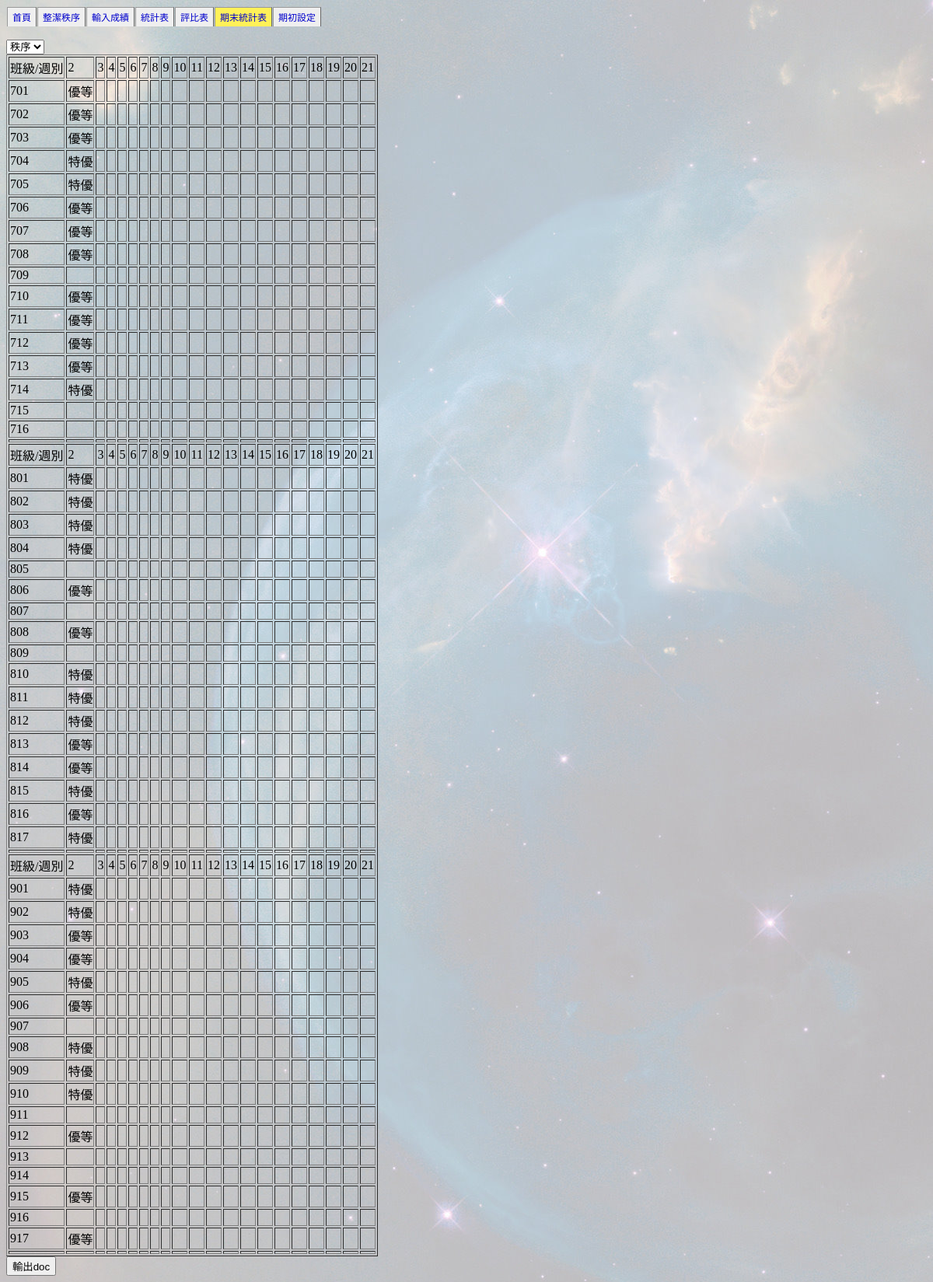
Page /cleord/allstat.php?selcleord=2 on the committed database.
### tables this page shows
CREATE TABLE `cleord` (
  `prikey` int(11) NOT NULL AUTO_INCREMENT,
  `kind` tinyint(4) NOT NULL,
  `class` smallint(6) NOT NULL,
  `week` tinyint(4) NOT NULL,
  `Mon` tinyint(4) NOT NULL,
  `Tue` tinyint(4) NOT NULL,
  `Wed` tinyint(4) NOT NULL,
  `Thu` tinyint(4) NOT NULL,
  `Fri` tinyint(4) NOT NULL,
  `Sat` tinyint(4) NOT NULL,
  `Sun` tinyint(4) NOT NULL,
  `tscore` smallint(6) NOT NULL,
  `rank` varchar(6) NOT NULL,
  `memo` varchar(4) NOT NULL,
  PRIMARY KEY (`prikey`)
);

### cleord/allstat.php (the view, shortened to what this page needs)
<?php
include "config.php";
$mysqli = new mysqli($DB_SERVER,$DB_LOGIN,$DB_PASSWORD,$DB_NAME);
$current_year = 0 ; $current_semester = 0 ;$classnum[1]=0;$classnum[2]=0;$classnum[3]=0;
current_year_semester();
$curryear=$current_year;
$currseme=$current_semester;
$weekarr=get_week_array();
?>
<p>
<form id="forminput" name="forminput" method="post" action="<?php echo $_SERVER['PHP_SELF']; ?>">
 <select name="selcleord" id="selcleord" onchange="forminput.submit();" >
<?php
echo '<option value="2" ';
if ($_REQUEST["selcleord"]==2)
	{echo 'selected="selected"';}
echo '>秩序</option>';
?>
</select></form>
<?php
echo '<table border="1">';
for ($i=1;$i<=3;$i++)
	{
	echo '<tr><td>班級/週別</td>';
	for ($j=2;$j<count($weekarr);$j++)
		{echo '<td>'.$j.'</td>';}
	echo '</tr>';
	for ($k=1;$k<=$classnum[$i];$k++)
		{
		echo '<tr><td>'.($i+6).chclass($k).'</td>';
		for ($j=2;$j<count($weekarr);$j++)
			{echo '<td>'.findrank($i,$j,$k).'</td>';}
		echo '</tr>';
		}
	echo '<tr>';
	for ($j=1;$j<count($weekarr);$j++)
		{echo '<td></td>';}
	echo '</tr>';
	}
$form_text='</table><form id="outdoc" name="outdoc" method="post" action="outalldoc.php"><input type="hidden" name="curryear" value="'.$curryear.'">
<input type="hidden" name="currseme" value="'.$currseme.'">';
$form_text.='<input type="hidden" name="classnum[1]" value="'.$classnum[1].'"><input type="hidden" name="classnum[2]" value="'.$classnum[2].'"><input type="hidden" name="classnum[3]" value="'.$classnum[3].'"><input type="hidden" name="filesub" value="'.$_REQUEST["selcleord"].'"><input type="submit" name="send"  value="輸出doc" /></form>';
echo $form_text;
function findrank($i,$j,$k)
	{
	global $mysqli;
	$class=$i.chclass($k);
	$sql_select = "select rank from cleord  WHERE week='".$j."' AND kind='".$_REQUEST["selcleord"]."' AND class=".$class;
	if (!$record_set =$mysqli->query($sql_select))
		error_echo ($_SERVER['PHP_SELF'].__LINE__."-查詢失敗: (" . $mysqli->errno . ") " . $mysqli->error);
	if (list($rank)=$record_set->fetch_array(MYSQLI_NUM))
		{
		return $rank;
		}
	return "";
	}
function chclass($num)
	{
	$numt=0+$num;
	if ($numt<10	)
		{return "0".$numt;}
	else
		{return "".$numt;}
	}
?>

### themes/new/new.css (style rules this page uses)
body { background-color: #FFFFFF; }
form { margin: 0px; display: inline; }

### rows in the picture
cleord: rank "優等"
cleord: rank "優等"
cleord: rank "優等"
cleord: rank "特優"
cleord: rank "特優"
cleord: rank "優等"
cleord: rank "優等"
cleord: rank "優等"
cleord: rank "優等"
cleord: rank "優等"
cleord: rank "優等"
cleord: rank "優等"
cleord: rank "特優"
cleord: rank "特優"
cleord: rank "特優"
cleord: rank "特優"
cleord: rank "特優"
cleord: rank "優等"
cleord: rank "優等"
cleord: rank "特優"
cleord: rank "特優"
cleord: rank "特優"
cleord: rank "優等"
cleord: rank "優等"
cleord: rank "特優"
cleord: rank "優等"
cleord: rank "特優"
cleord: rank "特優"
cleord: rank "特優"
cleord: rank "優等"
cleord: rank "優等"
cleord: rank "特優"
cleord: rank "優等"
cleord: rank "特優"
cleord: rank "特優"
cleord: rank "特優"
cleord: rank "優等"
cleord: rank "優等"
cleord: rank "優等"

### other values in the picture
chclass($k) "01"
chclass($k) "02"
chclass($k) "03"
chclass($k) "04"
chclass($k) "05"
chclass($k) "06"
chclass($k) "07"
chclass($k) "08"
chclass($k) "09"
chclass($k) "10"
chclass($k) "11"
chclass($k) "12"
chclass($k) "13"
chclass($k) "14"
chclass($k) "15"
